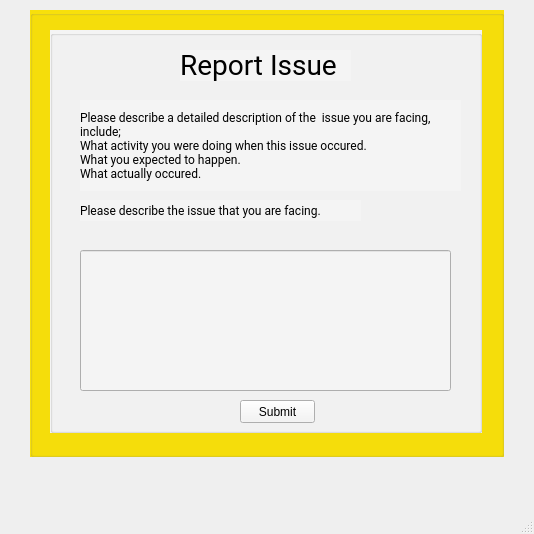
<?xml version="1.0" encoding="UTF-8"?>
<ui version="4.0">
 <class>CitezinReportIssue</class>
 <widget class="QMainWindow" name="CitezinReportIssue">
  <property name="geometry">
   <rect>
    <x>0</x>
    <y>0</y>
    <width>534</width>
    <height>534</height>
   </rect>
  </property>
  <property name="windowTitle">
   <string>MainWindow</string>
  </property>
  <widget class="QWidget" name="centralwidget">
   <widget class="QGroupBox" name="groupBox">
    <property name="geometry">
     <rect>
      <x>30</x>
      <y>10</y>
      <width>474</width>
      <height>447</height>
     </rect>
    </property>
    <property name="styleSheet">
     <string notr="true">
background-color: rgb(248, 224, 11);</string>
    </property>
    <property name="title">
     <string/>
    </property>
    <widget class="QGroupBox" name="groupBox_2">
     <property name="geometry">
      <rect>
       <x>20</x>
       <y>20</y>
       <width>432</width>
       <height>403</height>
      </rect>
     </property>
     <property name="styleSheet">
      <string notr="true">background-color: rgb(244, 244, 244);</string>
     </property>
     <property name="title">
      <string/>
     </property>
     <widget class="QLabel" name="label">
      <property name="geometry">
       <rect>
        <x>130</x>
        <y>20</y>
        <width>171</width>
        <height>31</height>
       </rect>
      </property>
      <property name="styleSheet">
       <string notr="true">
font-family: Roboto;
font-style: normal;
font-weight: normal;
font-size: 28px;
line-height: 33px;
</string>
      </property>
      <property name="text">
       <string>Report Issue</string>
      </property>
     </widget>
     <widget class="QLabel" name="label_2">
      <property name="geometry">
       <rect>
        <x>30</x>
        <y>70</y>
        <width>381</width>
        <height>91</height>
       </rect>
      </property>
      <property name="styleSheet">
       <string notr="true">font-family: Roboto;
font-style: normal;
font-weight: normal;
font-size: 12px;
line-height: 14px;

</string>
      </property>
      <property name="text">
       <string>Please describe a detailed description of the  issue you are facing,
include;
What activity you were doing when this issue occured.
What you expected to happen. 
What actually occured.</string>
      </property>
     </widget>
     <widget class="QLabel" name="label_3">
      <property name="geometry">
       <rect>
        <x>30</x>
        <y>170</y>
        <width>281</width>
        <height>21</height>
       </rect>
      </property>
      <property name="styleSheet">
       <string notr="true">font-family: Roboto;
font-style: normal;
font-weight: normal;
font-size: 12px;
line-height: 14px;

color: #000000;</string>
      </property>
      <property name="text">
       <string>Please describe the issue that you are facing.</string>
      </property>
     </widget>
     <widget class="QLineEdit" name="lineEdit">
      <property name="geometry">
       <rect>
        <x>30</x>
        <y>220</y>
        <width>371</width>
        <height>141</height>
       </rect>
      </property>
     </widget>
     <widget class="QPushButton" name="pushButton">
      <property name="geometry">
       <rect>
        <x>190</x>
        <y>370</y>
        <width>75</width>
        <height>23</height>
       </rect>
      </property>
      <property name="text">
       <string>Submit</string>
      </property>
     </widget>
    </widget>
   </widget>
  </widget>
  <widget class="QMenuBar" name="menubar">
   <property name="geometry">
    <rect>
     <x>0</x>
     <y>0</y>
     <width>534</width>
     <height>20</height>
    </rect>
   </property>
  </widget>
  <widget class="QStatusBar" name="statusbar"/>
 </widget>
 <resources/>
 <connections/>
</ui>
